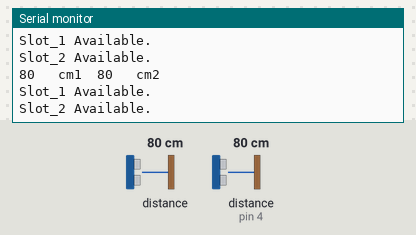
The sketch below on a simulated Arduino Uno, built with avr-gcc and run on an emulated ATmega328P. On the bench: the last lines printed to the serial monitor. Wiring (inferred from the names in the program): 2 × ultrasonic range finder: trigger pin 2, echo pin 0 / trigger pin 5, echo pin 4. The inputs (shaded band) are chosen by the test bench; at power-on: distance to the obstacle 80 cm, distance to the obstacle (sensor on pin 4) 80 cm. The echo pulse lasts 58.3 µs per cm.

Above: at 1.8 s.
1.9 s: distance to the obstacle (sensor 0) set to 2 cm
At 2.9 s:
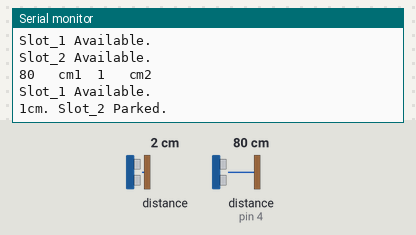
4.5 s: distance to the obstacle (sensor on pin 4) set to 2 cm
At 5.8 s:
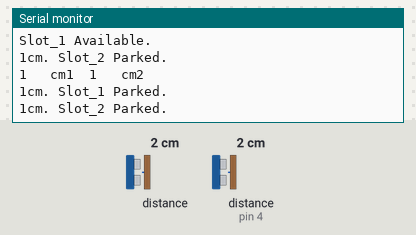
6.0 s: distance to the obstacle (sensor 0) set to 120 cm
At 6.9 s:
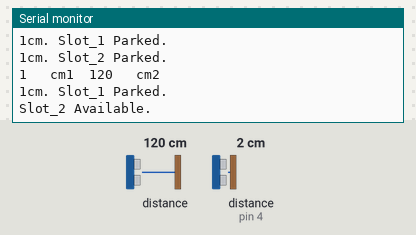
10.1 s: distance to the obstacle (sensor on pin 4) set to 250 cm
At 11.6 s:
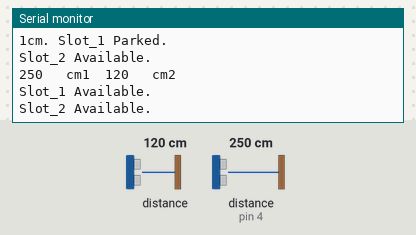
14.2 s: distance to the obstacle (sensor 0) set to 250 cm
At 15.9 s:
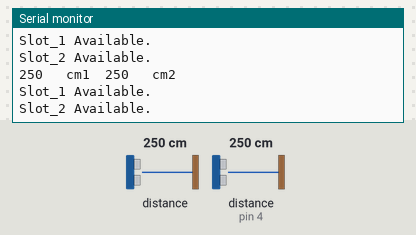
18.3 s: distance to the obstacle (sensor on pin 4) set to 35 cm
At 20.1 s:
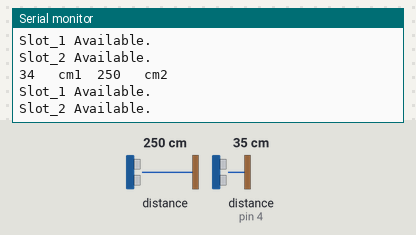
Timing chart, 0 to 21.6 s (numbered marks = the images above; inputs shaded):
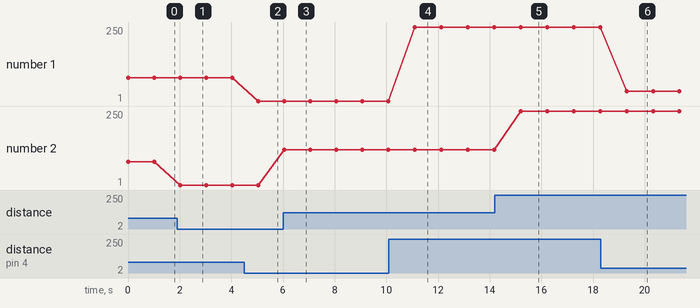

The sketch:

NodeMCU_Parking.ino
```cpp
#define ECHOPIN_1 4// Pin to receive echo pulse
#define TRIGPIN_1 5// Pin to send trigger pulse
#define ECHOPIN_2 0// Pin to receive echo pulse
#define TRIGPIN_2 2// Pin to send trigger pulse
#define THRESHOLD 15

int distance = 0;
int retVal_1 = 0, retVal_2 = 0;

void setup() {

  Serial.begin(9600);

  pinMode(ECHOPIN_1, INPUT);
  pinMode(TRIGPIN_1, OUTPUT);
  digitalWrite(ECHOPIN_1, HIGH);

  pinMode(ECHOPIN_2, INPUT);
  pinMode(TRIGPIN_2, OUTPUT);
  digitalWrite(ECHOPIN_2, HIGH);
}

int readSensor_1()
{
  digitalWrite(TRIGPIN_1, LOW); // Set the trigger pin to low for 2uS
  delayMicroseconds(2);
  digitalWrite(TRIGPIN_1, HIGH); // Send a 10uS high to trigger ranging
  delayMicroseconds(10);
  digitalWrite(TRIGPIN_1, LOW); // Send pin low again
  distance = pulseIn(ECHOPIN_1, HIGH, 26000); // Read in times pulse
  distance = distance / 58;
  return distance;
}

int readSensor_2() {

  digitalWrite(TRIGPIN_2, LOW); // Set the trigger pin to low for 2uS
  delayMicroseconds(2);
  digitalWrite(TRIGPIN_2, HIGH); // Send a 10uS high to trigger ranging
  delayMicroseconds(10);
  digitalWrite(TRIGPIN_2, LOW); // Send pin low again
  distance = pulseIn(ECHOPIN_2, HIGH, 26000); // Read in times pulse
  distance = distance / 58;
  return distance;
}

void checkAvailability()
{
  if (retVal_1 <= THRESHOLD)
  {
    Serial.print(retVal_1);
    Serial.println("cm. Slot_1 Parked.");
  }

  if (retVal_1 > THRESHOLD)
  {
    Serial.println("Slot_1 Available.");
  }

  if (retVal_2 <= THRESHOLD)
  {
    Serial.print(retVal_2);
    Serial.println("cm. Slot_2 Parked.");
  }
  if (retVal_2 > THRESHOLD)
  {
    Serial.println("Slot_2 Available.");
  }
}
void loop() {

  retVal_1 = readSensor_1();
  Serial.print(retVal_1);
  Serial.print("   cm1  ");

  retVal_2 = readSensor_2();
  Serial.print(retVal_2);
  Serial.println("   cm2");

  checkAvailability();
  delay(1000);// Wait 1000mS before next ranging

}
```

Measured:
- after the input at 1.9 s, the serial monitor: prints a new line after 0.13 s (image 1)
- after the input at 4.5 s, the serial monitor: prints a new line after 0.54 s (image 2)
- after the input at 6.0 s, the serial monitor: prints a new line at once (image 3)
- after the input at 10.1 s, the serial monitor: prints a new line after 1.0 s (image 4)
- after the input at 14.2 s, the serial monitor: prints a new line after 1.0 s (image 5)
- after the input at 18.3 s, the serial monitor: prints a new line after 1.0 s (image 6)
- plotted number 1: 1 → 250 after the input at 10.1 s, 250 → 34 after the input at 18.3 s
- plotted number 2: 1 → 120 after the input at 6.0 s
